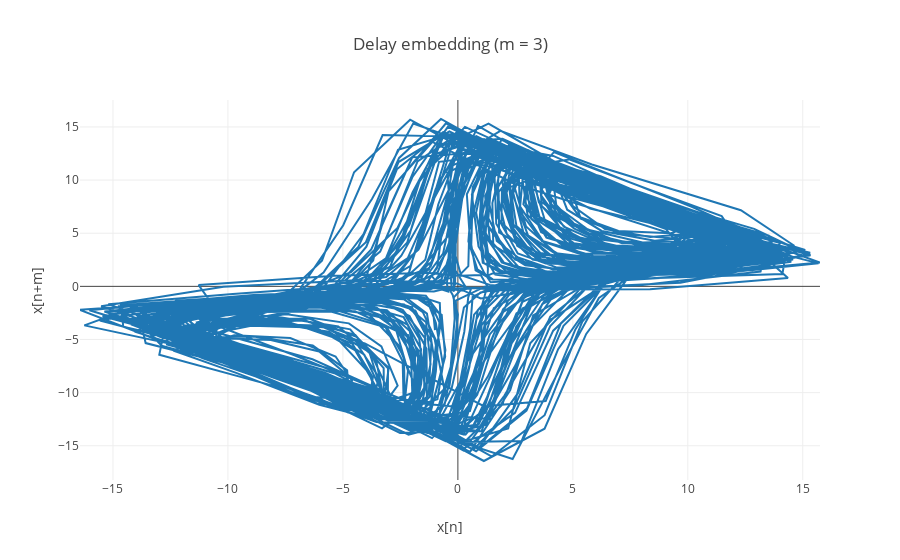

Notebook cell for this chart:
### Code cell
a, b = delay_embedding(ts1, 3)

data = [
    go.Scatter(x=b, y=a),
]

figure = go.Figure(data=data, layout=go.Layout(
    title='Delay embedding (m = 3)',
    showlegend=False,
    xaxis=dict(title='x[n]'),
    yaxis=dict(title='x[n+m]')
))

py.iplot(figure)

### Figure 1 — Plotly figure (JSON) as saved in the notebook; plotly's stock layout.template omitted (floating-point values rounded to 4 significant figures; data arrays with more than 128 entries replaced by an {"elided": "..."} marker saying what was removed)
{"data": [{"type": "scatter", "uid": "34f01bce-da77-4285-b71b-b65efcb999f6", "x": {"elided": "1997 float values"}, "y": {"elided": "1997 float values"}}], "layout": {"showlegend": false, "title": "Delay embedding (m = 3)", "xaxis": {"title": "x[n]"}, "yaxis": {"title": "x[n+m]"}}}
